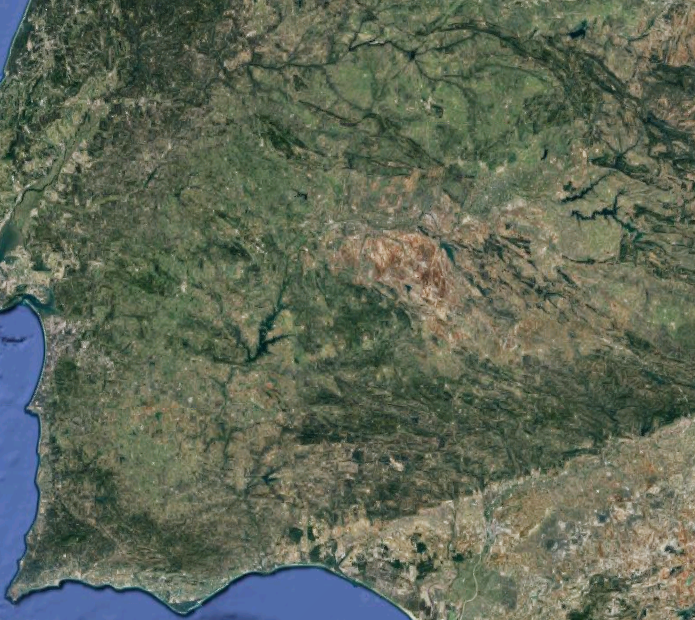
#> input picture map.png, 695 x 620 px
$ python main.py map.png
#> lines starting #> are read from the running program, lines starting #| are printed output that depends on the picture
### graph.py
from random import randrange
import math

class Graph:
    def __init__(self, space, size):
        self.nodes = set()
        self.space = space
        self.size = size

    def build_random(self):
        self.start = self.random_node(0)
        for i in range(self.size):
            self.nodes.add(self.random_node(i+1))

    def random_node(self, index):
        return Node(randrange(self.space), randrange(self.space), index)

    def closest_node(self, node):
        closest = 99999, None
        for element in self.nodes-{node}:
            distance = node.compute_distance(element)
            if distance < closest[0]:
                closest = distance, element
        return closest

    # [6 lines left out: function get, not called in this run]


class Node:
    def __init__(self, x, y, index):
        self.x = x
        self.y = y
        self.index = index

    def compute_distance(self, node):
        return math.sqrt(
            pow(node.x-self.x, 2)+pow(node.y-self.y, 2))

    def get(self):
        return (self.x, self.y)

    def __str__(self):
        return f"({self.x}, {self.y})"

### utils.py
from matplotlib import pyplot as plt

def line(ax, start, end):
    ax.plot([start.x, end.x], [start.y, end.y] ,'-k')
    plt.pause(0.02)

def show_graph(graph):
    start, nodes = graph.start, graph.nodes
    plt.plot(start.x, start.y, 'bo')
    for node in nodes:
        plt.plot(node.x, node.y, 'ro')

def index_str(node, neighbors):
        string = str(node.index)
        for neighbor in sorted([neighbor.index for neighbor in neighbors]):
            string += "|"+str(neighbor)
        return string

def show():
    plt.show()

def initialize_plot(graph, title):
    _, ax = plt.subplots()
    show_graph(graph)
    plt.title(title)
    ax.imshow(
        plt.imread("map.png"),
        extent=[-10, graph.space+10, -10, graph.space+10])
    return ax

def finalize_plot(title, cost, time):
    plt.title(f"{title}, Cost: {int(cost)}, Time: {format(time, '.2f')}")
    plt.close()


def display_path(ax, path):
    if not ax:
        return
    for i in range(len(path)-1):
        line(ax, path[i], path[i+1])
    line(ax, path[i+1], path[0])

### solver.py
from copy import deepcopy
from utils import *
import time

#MLRose
import six, sys
sys.modules['sklearn.externals.six'] = six
import mlrose


class Solver:
    def initialize(self, graph, show_plots):
        self.cost = 0
        self.show_plots = show_plots
        self.start = graph.start
        self.path = []
        self.time = time.process_time()

        self.ax = initialize_plot(graph, self.title) if show_plots else None

    def finalize(self):
        if self.show_plots:
            finalize_plot(self.title, self.cost, self.time)

    def solve(self, graph, show_plots):
        self.initialize(graph, show_plots)
        self.time = self.solve_method(deepcopy(graph), self.start)
        self.finalize()
        return self.time

class ClosestNode(Solver):
    def __init__(self):
        self.title = "Closest Node Method"

    def solve_method(self, graph, current_node):
        while graph.nodes:
            distance, node = graph.closest_node(current_node)
            self.cost += distance

            self.path.append(current_node)
            graph.nodes.remove(node)
            current_node = node

        self.cost += current_node.compute_distance(self.start)
        self.path.append(current_node)
        display_path(self.ax, self.path)

        return time.process_time() - self.time


class DynamicSolution(Solver):
    def __init__(self):
        self.title = "Dynamic programming Method"

    def solve_method(self, graph, current_node):
        self.data = {}
        self.cost = self.min_path(self.start, graph.nodes)
        self.backtrack(graph, current_node)

        return time.process_time() - self.time

    def min_path(self, node, neighbors):
        if not neighbors:
            return node.compute_distance(self.start)

        min_distance = 999999, None
        for neighbor in neighbors:
            distance = node.compute_distance(neighbor) + self.min_path(neighbor, neighbors-{neighbor})

            if distance < min_distance[0]:
                min_distance = distance, neighbor

        self.data[index_str(node, neighbors)] = min_distance
        return min_distance[0]

    def backtrack(self, graph, current_node):
        while graph.nodes:
            distance, node = self.data[index_str(current_node, graph.nodes)]
            self.path.append(current_node)

            graph.nodes.remove(node)
            current_node = node
        self.path.append(current_node)
        display_path(self.ax, self.path)


class MLRose(Solver):
    def __init__(self):
        self.title = "MLRose Method"

    def solve_method(self, graph, current_node):
        nodes = list(graph.nodes) + [self.start]
        nodes.sort(key = lambda x: x.index)

        dist_list = [(node1.index, node2.index, node1.compute_distance(node2))
            for node1 in nodes for node2 in nodes
            if node1.index < node2.index]

        fitness_coords = mlrose.TravellingSales(
            coords=[node.get() for node in nodes],
            distances=dist_list)

        problem_fit = mlrose.TSPOpt(length=len(nodes), fitness_fn=fitness_coords, maximize=False)
        self.path, self.cost = mlrose.genetic_alg(problem_fit, mutation_prob = 0.2,
					      max_attempts = 100, random_state = 2)

        self.path = [graph.get(node) for node in self.path]
        display_path(self.ax, self.path)

        return time.process_time() - self.time

### results.py
import matplotlib.pyplot as plt

class Results:
    def __init__(self, data, range, names):
        self.data = data
        self.start, self.end = range
        self.names = names

    def show_results(self):
        plt.plot([i for i in range(self.start, self.end)], self.data)
        plt.title(f"Time results")
        plt.legend(self.names)
        plt.show()

### main.py
from graph import Graph
from solver import *
from results import *

def main():
    _range, show_plots = handle_args(sys.argv[1:])
    times, map_size = [], 80
    methods = [ClosestNode(), DynamicSolution(), MLRose()]


    for i in range(_range[0], _range[1]):
        graph = Graph(map_size, i)
        graph.build_random()
        times.append([None if i > 9 and type(method) == type(DynamicSolution())
            else method.solve(graph, show_plots)
            for method in methods])
#> the loop in display_path, `for i in range(len(path)-1):` made 7 passes
#> pass 1, in line, `plt.pause(0.02)`:
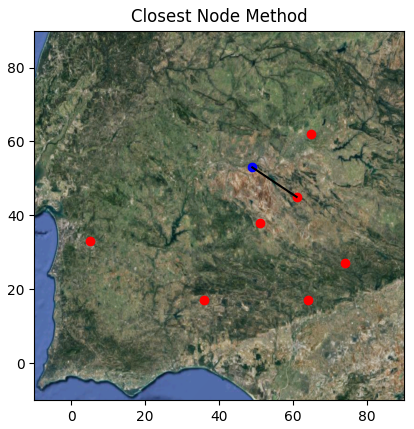
#> figure drawn by matplotlib, 1 panel
#> in finalize_plot, `plt.close()`:
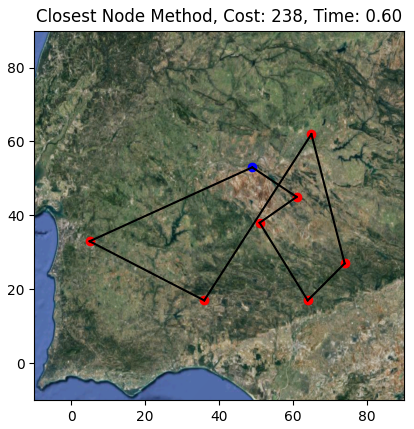
#> figure drawn by matplotlib, 1 panel
#> in line (call 16), `plt.pause(0.02)`:
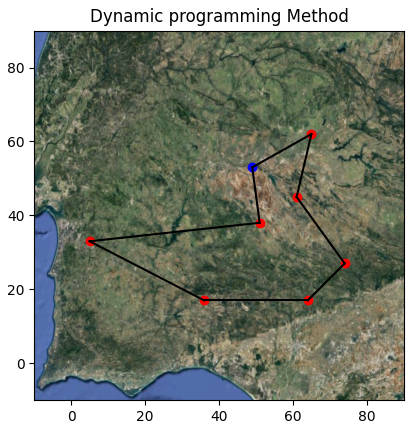
#> figure drawn by matplotlib, 1 panel
#> call 2 of finalize_plot, with title = 'Dynamic programming Method', cost = 196.5, time = 2.38
#> in finalize_plot (call 2), `plt.close()`:
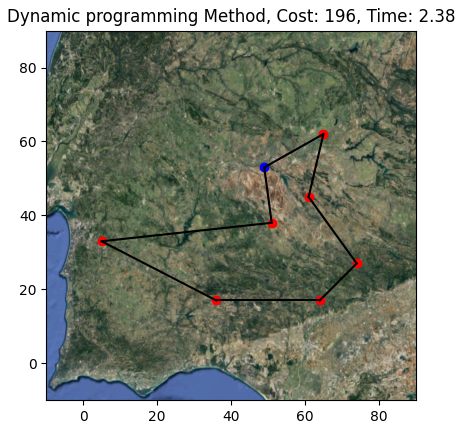
#> figure drawn by matplotlib, 1 panel
#> (the call stopped at in solve_method, `fitness_coords = mlrose.TravellingSales( coords=[node.get() for node i..`: mlrose is not available in this run)

    Results(times, _range, tuple([method.title for method in methods])).show_results()

def handle_args(args):
    #:return: range, show_plots
    # 2 5 ...   -> (2, 5) False
    # 2 5       -> (2, 5) True
    # 10 ...    -> (1, 10) False
    # 10        -> (1, 10) True
    #           -> (4, 12) True
    nargs = len(args)
    if nargs == 1:
        if args[0].isdigit() and int(args[0]) > 1:
            return (1, int(args[0])), True
    if nargs == 2:
        if args[0].isdigit() and int(args[0]) > 0:
            arg = int(args[0])
            if args[1].isdigit() and int(args[1]) > int(args[0]):
                return (arg, int(args[1])), True
            elif not args[1].isdigit():
                return (1, arg), False
    if nargs == 3:
        if args[0].isdigit() and int(args[0]) > 0:
            arg1 = int(args[0])
            if args[1].isdigit() and int(args[1]) > int(args[0]):
                arg2 = int(args[1])
                return (arg1, arg2), False
    return (7, 12), True

if __name__ == "__main__":
#> (the run stopped early here; a loop or call above may not have finished)
